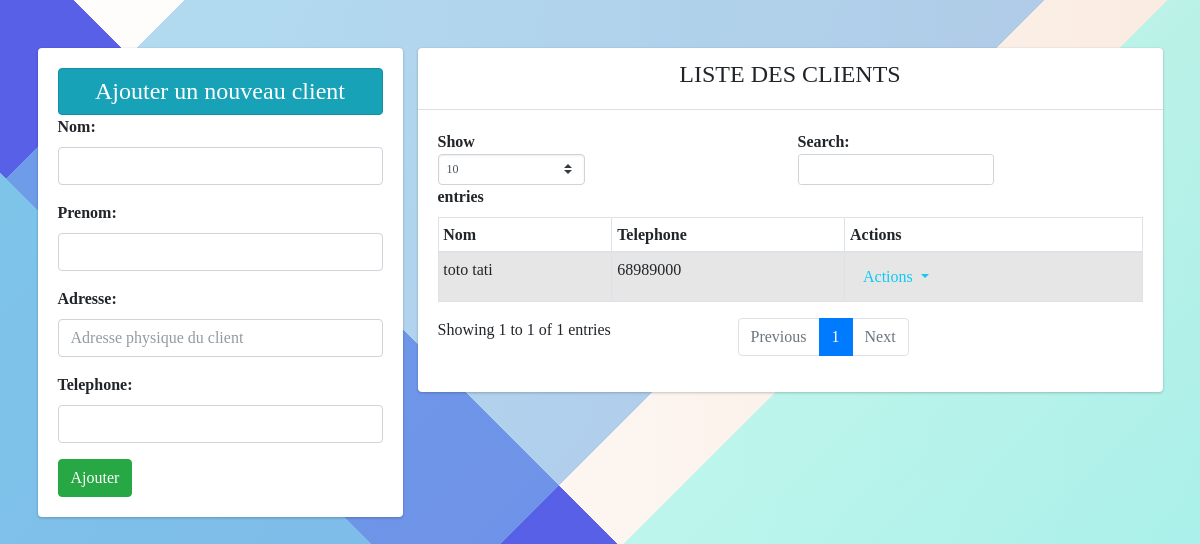
The app's page /client/, older data.
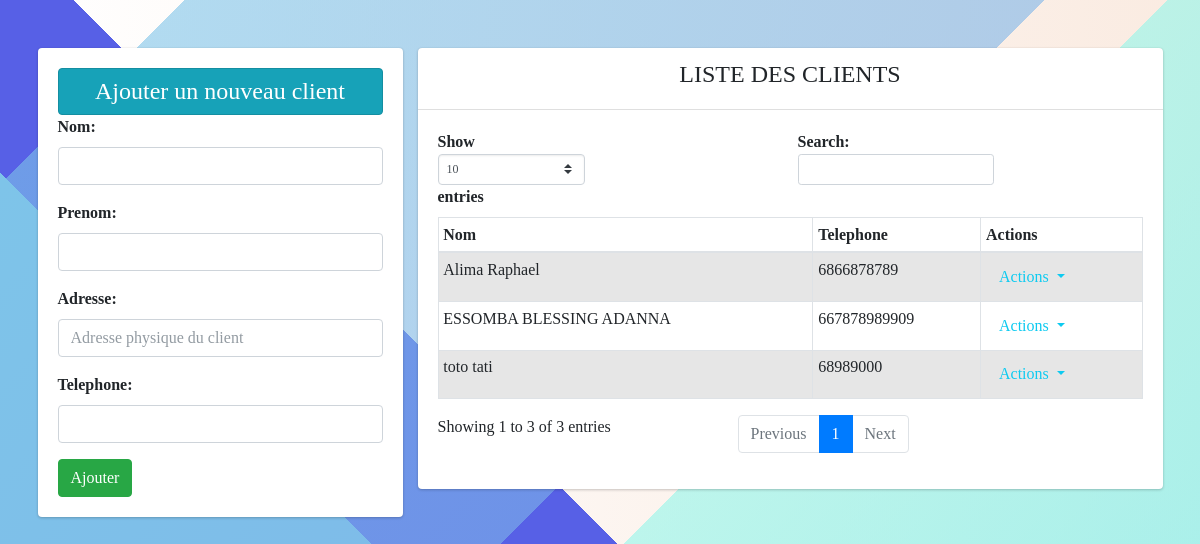
The same page, newer data.
### moneysys/models.py (models this page shows, shortened)
class Client(models.Model):
    nom = models.CharField(max_length=70)
    prenom = models.CharField(max_length=70)
    telephone = models.IntegerField(max_length=70)
    adresse = models.CharField(max_length=200)
    dtn=models.DateField(blank=True)
    lieu = models.CharField(max_length=200,blank=True, null=True)
    photo = models.ImageField(null=True, blank=True, upload_to="photos/")
    created_at = models.DateTimeField(auto_now_add=True,blank=True)
    updated_at = models.DateTimeField(auto_now=True,blank=True)
    agence = models.ForeignKey(Agence, null=True, on_delete=models.SET_NULL)
    user = models.ForeignKey(User, null=True, on_delete=models.SET_NULL)

### moneysys/views.py (the view)
# urls.py: path('client/',views.traiter_client, name = "edit"),
def traiter_client(request):
    if request.method == 'POST':
        fm = ClientStore(request.POST)
        if fm.is_valid():
            nom = fm.cleaned_data['nom']
            pren = fm.cleaned_data['prenom']
            tel = fm.cleaned_data['telephone']
            adr = fm.cleaned_data['adresse']
            reg = Client(nom = nom, prenom = pren, telephone =tel , adresse = adr)
            reg.save()
            fm = ClientStore()
    else:
        fm = ClientStore()
    clien = Client.objects.all()
    return render(request, 'Clients/edit.html',{'form':fm, 'cli':clien})

### moneysys/forms.py
class ClientStore(forms.ModelForm):
    class Meta:
        model = Client
        fields = ['nom', 'prenom', 'adresse', 'telephone']
        widgets = {
            'nom': forms.TextInput(attrs={'class': 'form-control'}),
            'prenom': forms.TextInput(attrs={'class': 'form-control'}),
            'telephone': forms.TextInput(attrs={'class': 'form-control'}),
            'adresse': forms.TextInput(attrs={'class': 'form-control','placeholder':'Adresse physique du client'}),
            'dtn': forms.DateField(),
            'lieu': forms.CharField(),
            'photo':forms.ImageField(),
        }

### moneysys/templates/Clients/edit.html (shortened to what this page needs)
{% extends 'Clients/client.html' %}
{% block content %}
<div class="row">
    <div class="col-md-4 col-sm-12">
      <div class="card">
        <div class="card-body">
          <h4 class="text-center alert alert alert-info ">Ajouter un nouveau client </h4>
          <form action="" method="POST">
              {{form.as_p}}
              <input type="submit" class="btn btn-success" value="Ajouter">
          </form>
        </div>
      </div>
    </div>
    <div class="col-md-8 col-sm-12">
        <div class="card">
          <div class="card-header"><h4 class="text-center">LISTE DES CLIENTS</h4></div>
          <div class="card-body">
            <div class="table-responsive">
        {% if cli %}
        <table class="table table-hover table-bordered table-sm table-striped data-table">
            <thead>
              <tr>
                <th scope="col">Nom</th>
                <th scope="col">Telephone</th>
                <th scope="col">Actions</th>
              </tr>
            </thead>
            <tbody>
                {% for st in cli %}
                  <tr>
                    <td><a href="/client/show/{{st.id}}" class="">{{st.nom}} {{st.prenom}}</a></td>
                    <td>{{st.telephone}}</td>
                    <td>
                      <div class="dropdown">
                        <button class="btn link-info dropdown-toggle" type="button" id="dropdownMenuButton" data-toggle="dropdown" aria-haspopup="true" aria-expanded="false">
                          Actions
                        </button>
                      </div>
                    </td>
                  </tr>
                  {% endfor %}
                </tbody>
              </table>
            {% else %}
            <h4 class="text-center alert alert-warning">Pas d'enregistrement</h4>
            {% endif %}
            </div>
          </div>
        </div>
    </div>
</div>
{% endblock content %}

Row changes from the older to the newer data that the page shows:
added Client: nom "Alima", prenom "Raphael", telephone "6866878789"
added Client: nom "ESSOMBA", prenom "BLESSING ADANNA", telephone "667878989909"
Text that changed along with them:
text written by a page script: "Show entries Search: Showing 1 to 1 of 1 entries Previous 1 Next" → "Show entries Search: Showing 1 to 3 of 3 entries Previous 1 Next"
